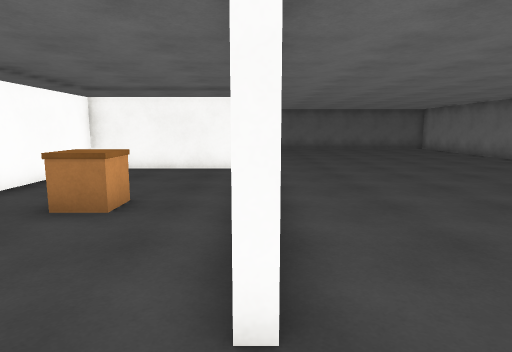
View 1 (above)

23 first-person views from a walk through a Unity game level. The camera is 1.4 m above the floor, tilts 8° down and sees 75° across. The floor is counted in squares, 1 m on a side. Each view is taken from the middle of a square. On the plan, view 1 faces up. The plan holds only what a view shows up to about 15 squares ahead; the rest is blank. The place goes on beyond the plan. The player is left out. Surface patterns are stand-ins for the level's own textures.

View 2
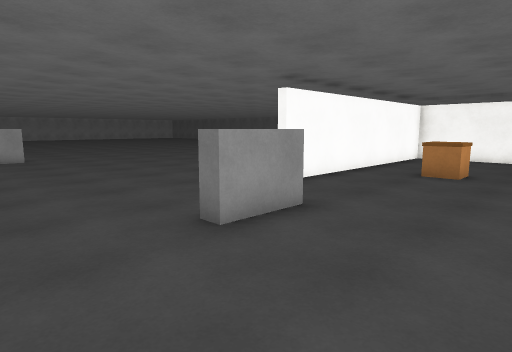

View 3
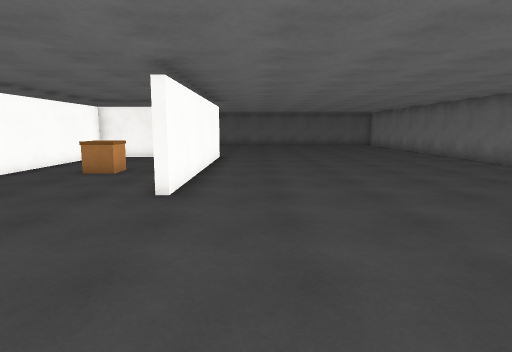

View 4
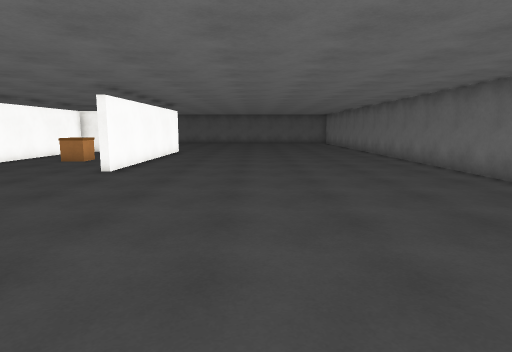

View 5
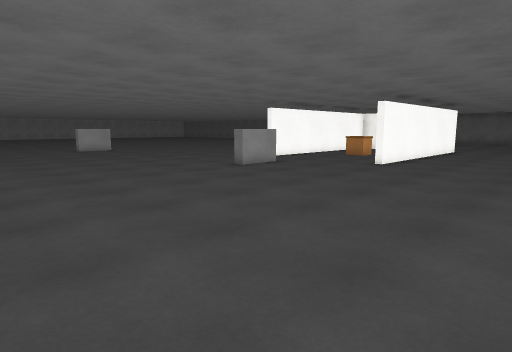

View 6
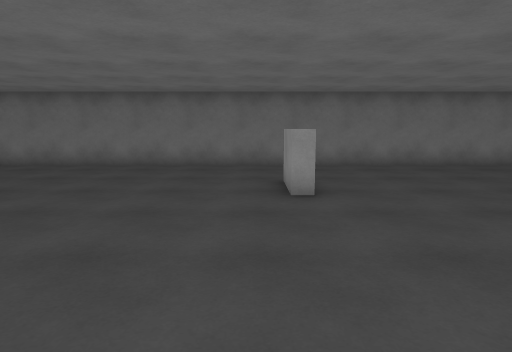

View 7
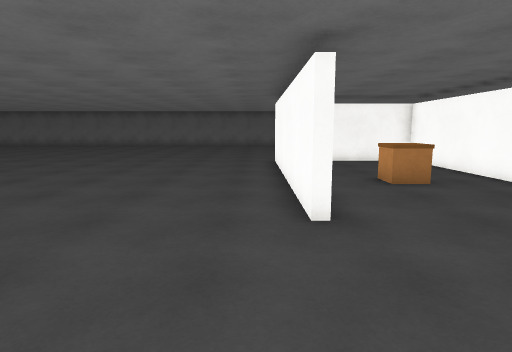

View 8
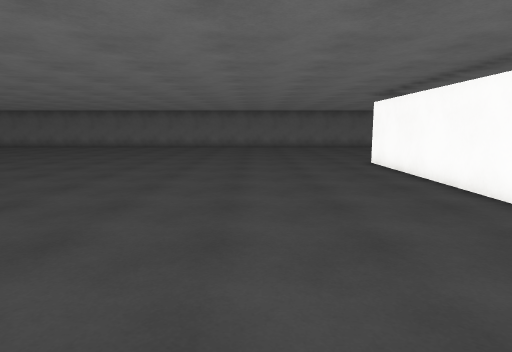

View 9
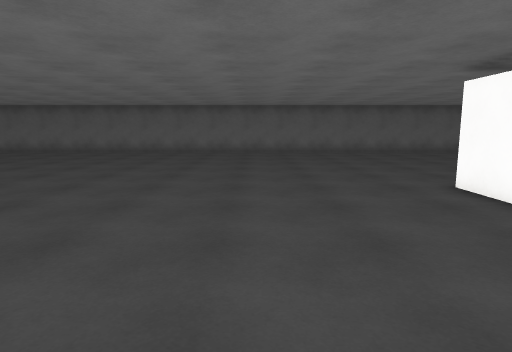

View 10
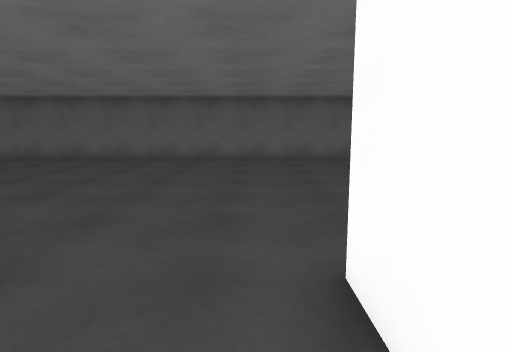

View 11
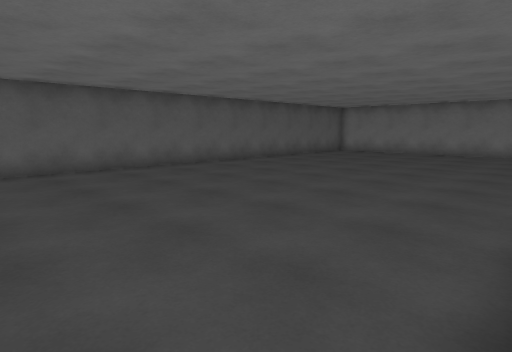

View 12
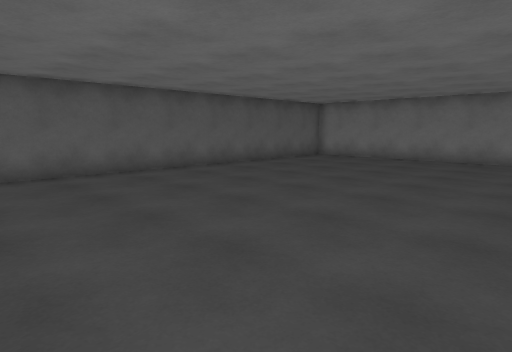

View 13
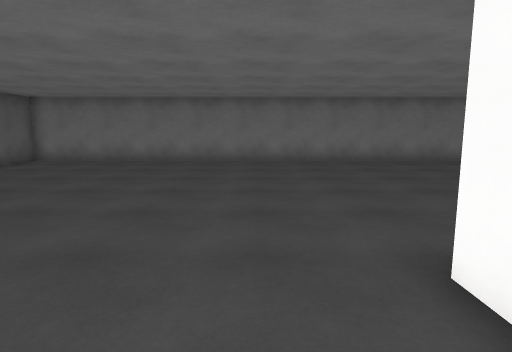

View 14
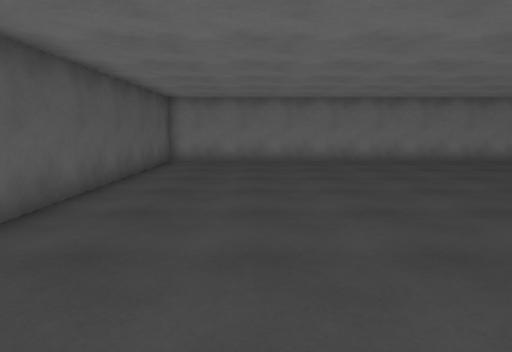

View 15
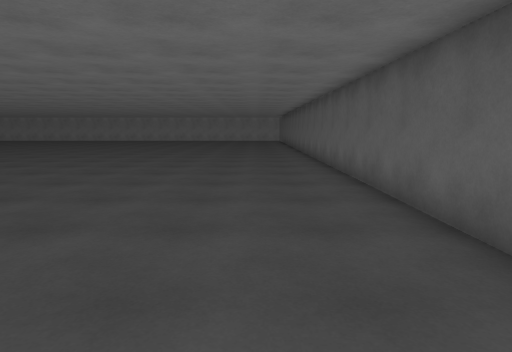

View 16
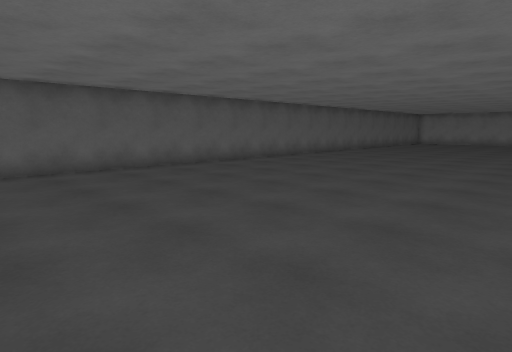

View 17
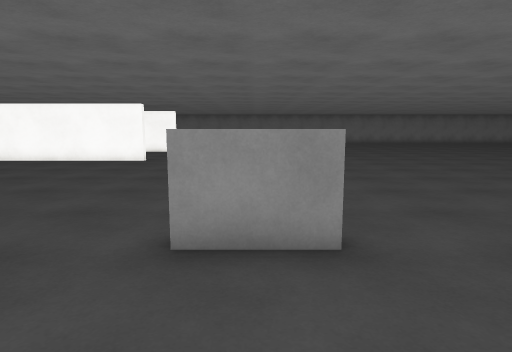

View 18
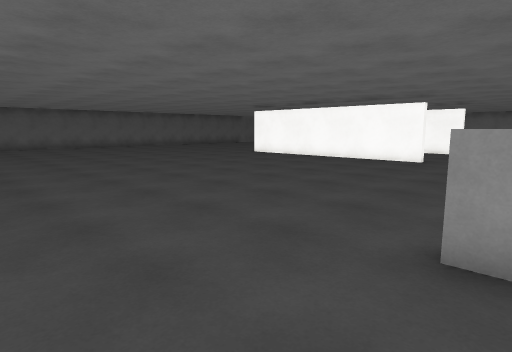

View 19
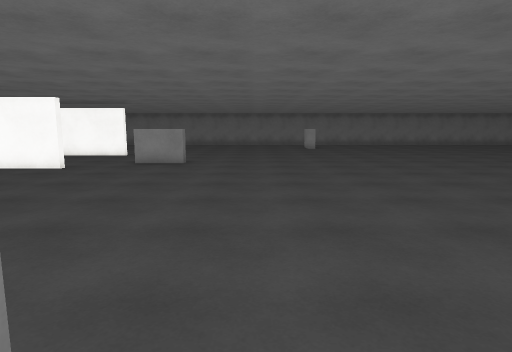

View 20
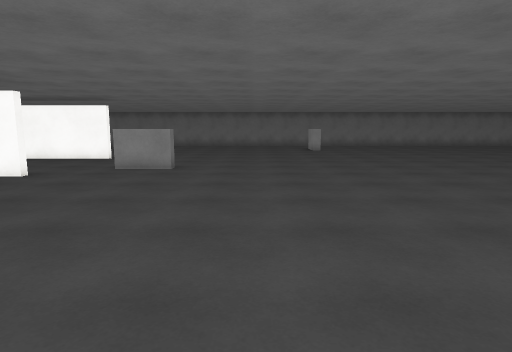

View 21
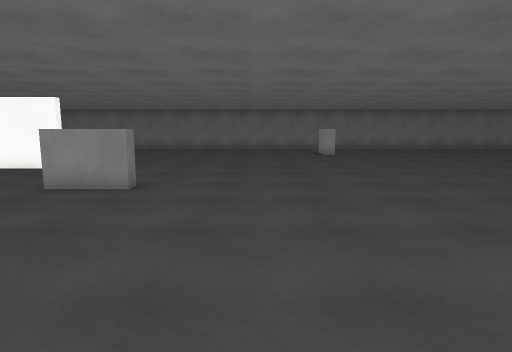

View 22
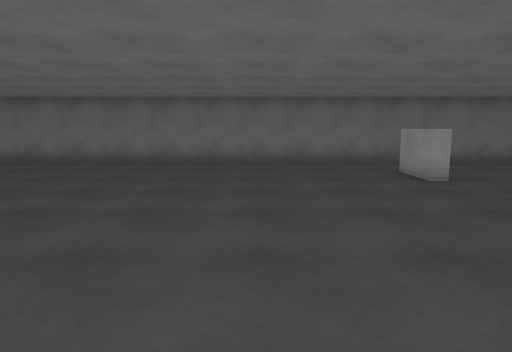

View 23
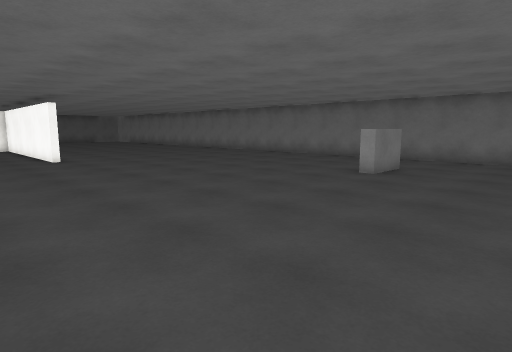

### Floor plan
Points are (right, up) in squares from view 1. A wall is a line through its corners. A room is listed if a view was taken in it or the views show most of it. See-through windows are left out.
Room 1 (views 1, 2, 3, 4, 5, 6, 7, 8, 9, 10, 11, 12, 13, 14, 15, 16, 17, 18, 19, 20, 21, 22, 23)
walls: (-3.7, 0) (-3.7, -2) (-4.3, -2) (-4.3, 0); (-0.1, 5.9) (-0.1, 11.9) (-5.8, 11.9) (-5.8, 2) (-6.1, 2) (-6.1, 12); (0.2, 10) (0.2, 2) (-0.1, 2) (-0.1, 4.1); (-0.8, 12.1) (0, 12.1); (-16.7, -2) (-16.7, -2.9); (-17.2, -4.1) (-17.2, -2); (8.1, -9.3) (6, -9.3) (6, -8.8) (8, -8.8); (11.9, -14.5) (11.9, 23.8) (-22, 23.8)
objects: other object (-3, 6)

Positions as (right, up) in squares from view 1, and headings:
1: (0, 0), facing up
2: (0, -5), facing up-left
3: (2, -5), facing up
4: (5, -9), facing up
5: (6, -11), facing up-left
6: (-1, -8), facing right
7: (-7, -3), facing up
8: (-11, -2), facing up
9: (-11, 4), facing up
10: (-7, 9), facing up
11: (-8, 12), facing up-right
12: (-4, 13), facing up-right
13: (-3, 14), facing right
14: (-3, 20), facing right
15: (-7, 21), facing left
16: (-22, 12), facing up-right
17: (-21, -3), facing right
18: (-21, -3), facing up-right
19: (-18, -5), facing right
20: (-16, -5), facing right
21: (-12, -5), facing right
22: (-3, -4), facing right
23: (-4, -14), facing up-right
